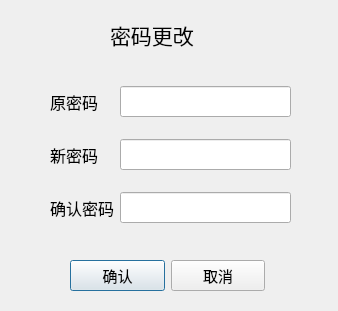
<?xml version="1.0" encoding="UTF-8"?>
<ui version="4.0">
 <class>Dialog_pw_change</class>
 <widget class="QDialog" name="Dialog_pw_change">
  <property name="geometry">
   <rect>
    <x>0</x>
    <y>0</y>
    <width>338</width>
    <height>311</height>
   </rect>
  </property>
  <property name="windowTitle">
   <string>Dialog</string>
  </property>
  <widget class="QWidget" name="layoutWidget">
   <property name="geometry">
    <rect>
     <x>50</x>
     <y>70</y>
     <width>241</width>
     <height>171</height>
    </rect>
   </property>
   <property name="font">
    <font>
     <pointsize>12</pointsize>
    </font>
   </property>
   <layout class="QGridLayout" name="gridLayout">
    <item row="0" column="0">
     <widget class="QLabel" name="label">
      <property name="font">
       <font>
        <family>华文楷体</family>
        <pointsize>12</pointsize>
       </font>
      </property>
      <property name="text">
       <string>原密码</string>
      </property>
     </widget>
    </item>
    <item row="2" column="0">
     <widget class="QLabel" name="label_3">
      <property name="font">
       <font>
        <family>华文楷体</family>
        <pointsize>12</pointsize>
       </font>
      </property>
      <property name="text">
       <string>确认密码</string>
      </property>
     </widget>
    </item>
    <item row="1" column="0">
     <widget class="QLabel" name="label_2">
      <property name="font">
       <font>
        <family>华文楷体</family>
        <pointsize>12</pointsize>
       </font>
      </property>
      <property name="text">
       <string>新密码</string>
      </property>
     </widget>
    </item>
    <item row="0" column="1">
     <widget class="QLineEdit" name="lineEdit">
      <property name="font">
       <font>
        <family>华文楷体</family>
        <pointsize>12</pointsize>
       </font>
      </property>
     </widget>
    </item>
    <item row="2" column="1">
     <widget class="QLineEdit" name="lineEdit_3">
      <property name="font">
       <font>
        <family>华文楷体</family>
        <pointsize>12</pointsize>
       </font>
      </property>
     </widget>
    </item>
    <item row="1" column="1">
     <widget class="QLineEdit" name="lineEdit_2">
      <property name="font">
       <font>
        <family>华文楷体</family>
        <pointsize>12</pointsize>
       </font>
      </property>
     </widget>
    </item>
   </layout>
  </widget>
  <widget class="QWidget" name="layoutWidget">
   <property name="geometry">
    <rect>
     <x>70</x>
     <y>260</y>
     <width>195</width>
     <height>31</height>
    </rect>
   </property>
   <layout class="QHBoxLayout" name="horizontalLayout">
    <item>
     <widget class="QPushButton" name="pushButton_2">
      <property name="font">
       <font>
        <family>华文楷体</family>
        <pointsize>11</pointsize>
       </font>
      </property>
      <property name="text">
       <string>确认</string>
      </property>
     </widget>
    </item>
    <item>
     <widget class="QPushButton" name="pushButton">
      <property name="font">
       <font>
        <family>华文楷体</family>
        <pointsize>11</pointsize>
       </font>
      </property>
      <property name="text">
       <string>取消</string>
      </property>
     </widget>
    </item>
   </layout>
  </widget>
  <widget class="QLabel" name="label_4">
   <property name="geometry">
    <rect>
     <x>110</x>
     <y>20</y>
     <width>131</width>
     <height>30</height>
    </rect>
   </property>
   <property name="font">
    <font>
     <family>华文楷体</family>
     <pointsize>16</pointsize>
    </font>
   </property>
   <property name="text">
    <string>密码更改</string>
   </property>
  </widget>
 </widget>
 <resources/>
 <connections/>
</ui>
